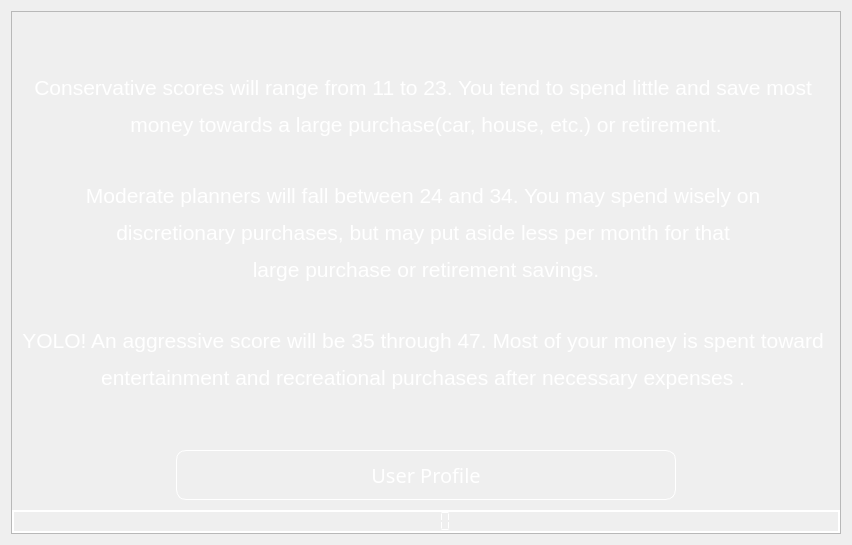
                <widget class="QWidget" name="result">
                 <layout class="QVBoxLayout" name="verticalLayout_61">
                  <item>
                   <widget class="QFrame" name="frame_63">
                    <property name="frameShape">
                     <enum>QFrame::StyledPanel</enum>
                    </property>
                    <property name="frameShadow">
                     <enum>QFrame::Raised</enum>
                    </property>
                    <layout class="QVBoxLayout" name="verticalLayout_59">
                     <property name="spacing">
                      <number>0</number>
                     </property>
                     <property name="leftMargin">
                      <number>0</number>
                     </property>
                     <property name="topMargin">
                      <number>0</number>
                     </property>
                     <property name="rightMargin">
                      <number>0</number>
                     </property>
                     <property name="bottomMargin">
                      <number>0</number>
                     </property>
                     <item>
                      <widget class="QFrame" name="frame_64">
                       <property name="styleSheet">
                        <string notr="true">background:rgba(0,0,0,0);
color: rgb(255, 255, 255);</string>
                       </property>
                       <property name="frameShape">
                        <enum>QFrame::StyledPanel</enum>
                       </property>
                       <property name="frameShadow">
                        <enum>QFrame::Raised</enum>
                       </property>
                       <layout class="QVBoxLayout" name="verticalLayout_60">
                        <item>
                         <widget class="QLabel" name="label_31">
                          <property name="font">
                           <font>
                            <pointsize>15</pointsize>
                           </font>
                          </property>
                          <property name="styleSheet">
                           <string notr="true">color: rgb(255, 255, 255);</string>
                          </property>
                          <property name="text">
                           <string>&lt;html&gt;&lt;head/&gt;&lt;body&gt;&lt;p&gt;&lt;br/&gt;&lt;/p&gt;&lt;/body&gt;&lt;/html&gt;</string>
                          </property>
                          <property name="alignment">
                           <set>Qt::AlignLeading|Qt::AlignLeft|Qt::AlignVCenter</set>
                          </property>
                         </widget>
                        </item>
                        <item>
                         <widget class="QLabel" name="label_28">
                          <property name="text">
                           <string>&lt;html&gt;&lt;head/&gt;&lt;body&gt;&lt;p&gt;&lt;span style=&quot; font-size:16pt;&quot;&gt;Conservative scores will range from 11 to 23. You tend to spend little and save most &lt;/span&gt;&lt;/p&gt;&lt;p&gt;&lt;span style=&quot; font-size:16pt;&quot;&gt;money towards a large purchase(car, house, etc.) or retirement.&lt;/span&gt;&lt;/p&gt;&lt;p&gt;&lt;br/&gt;&lt;/p&gt;&lt;/body&gt;&lt;/html&gt;</string>
                          </property>
                          <property name="alignment">
                           <set>Qt::AlignCenter</set>
                          </property>
                         </widget>
                        </item>
                        <item>
                         <widget class="QLabel" name="label_30">
                          <property name="text">
                           <string>&lt;html&gt;&lt;head/&gt;&lt;body&gt;&lt;p&gt;&lt;span style=&quot; font-size:16pt;&quot;&gt;Moderate planners will fall between 24 and 34. You may spend wisely on &lt;/span&gt;&lt;/p&gt;&lt;p&gt;&lt;span style=&quot; font-size:16pt;&quot;&gt;discretionary purchases, but may put aside less per month for that &lt;/span&gt;&lt;/p&gt;&lt;p&gt;&lt;span style=&quot; font-size:16pt;&quot;&gt;large purchase or retirement savings.&lt;/span&gt;&lt;/p&gt;&lt;p&gt;&lt;br/&gt;&lt;/p&gt;&lt;/body&gt;&lt;/html&gt;</string>
                          </property>
                          <property name="alignment">
                           <set>Qt::AlignCenter</set>
                          </property>
                         </widget>
                        </item>
                        <item>
                         <widget class="QLabel" name="label_29">
                          <property name="text">
                           <string>&lt;html&gt;&lt;head/&gt;&lt;body&gt;&lt;p&gt;&lt;span style=&quot; font-size:16pt;&quot;&gt;YOLO! An aggressive score will be 35 through 47. Most of your money is spent toward &lt;/span&gt;&lt;/p&gt;&lt;p&gt;&lt;span style=&quot; font-size:16pt;&quot;&gt;entertainment and recreational purchases after necessary expenses . &lt;/span&gt;&lt;/p&gt;&lt;p&gt;&lt;br/&gt;&lt;/p&gt;&lt;/body&gt;&lt;/html&gt;</string>
                          </property>
                          <property name="alignment">
                           <set>Qt::AlignCenter</set>
                          </property>
                         </widget>
                        </item>
                       </layout>
                      </widget>
                     </item>
                     <item>
                      <widget class="QFrame" name="frame_65">
                       <property name="styleSheet">
                        <string notr="true">background:rgba(0,0,0,0);</string>
                       </property>
                       <property name="frameShape">
                        <enum>QFrame::StyledPanel</enum>
                       </property>
                       <property name="frameShadow">
                        <enum>QFrame::Raised</enum>
                       </property>
                       <layout class="QHBoxLayout" name="horizontalLayout_19">
                        <item>
                         <widget class="QPushButton" name="btn_signup_add_29">
                          <property name="minimumSize">
                           <size>
                            <width>0</width>
                            <height>50</height>
                           </size>
                          </property>
                          <property name="maximumSize">
                           <size>
                            <width>500</width>
                            <height>16777215</height>
                           </size>
                          </property>
                          <property name="font">
                           <font>
                            <family>century gothic</family>
                            <pointsize>15</pointsize>
                           </font>
                          </property>
                          <property name="styleSheet">
                           <string notr="true">QPushButton
{
	background: transparent;
	border-radius: 10px;
	color: rgb(255, 255, 255);
	border: 1px solid rgb(255, 255, 255)
}

QPushButton:hover
{
	background-color: rgb(0, 170, 255);
}</string>
                          </property>
                          <property name="text">
                           <string>User Profile</string>
                          </property>
                         </widget>
                        </item>
                       </layout>
                      </widget>
                     </item>
                     <item>
                      <widget class="QLCDNumber" name="lcdNumber_13">
                       <property name="maximumSize">
                        <size>
                         <width>16777215</width>
                         <height>200</height>
                        </size>
                       </property>
                       <property name="font">
                        <font>
                         <pointsize>10</pointsize>
                        </font>
                       </property>
                       <property name="styleSheet">
                        <string notr="true">color: rgb(255, 255, 255);</string>
                       </property>
                       <property name="frameShape">
                        <enum>QFrame::WinPanel</enum>
                       </property>
                       <property name="frameShadow">
                        <enum>QFrame::Plain</enum>
                       </property>
                       <property name="segmentStyle">
                        <enum>QLCDNumber::Flat</enum>
                       </property>
                       <property name="intValue" stdset="0">
                        <number>0</number>
                       </property>
                      </widget>
                     </item>
                    </layout>
                   </widget>
                  </item>
                 </layout>
                </widget>
